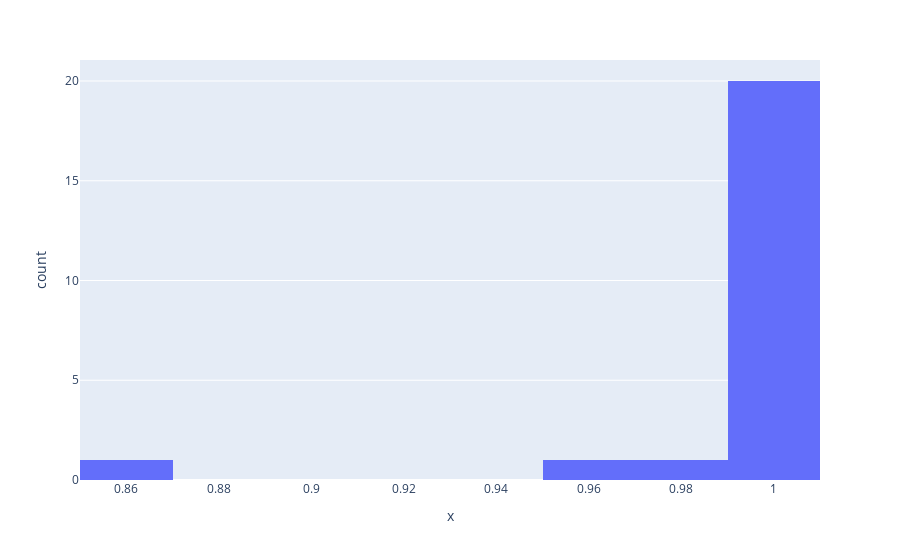

Notebook code for this chart:
### Code cell
result = run_test(
    "validmind.model_validation.ragas.ContextPrecision",
    inputs={"dataset": vm_ragas_ds},
    show=False,
)
plot_distribution(result.metric.summary.results[0].data)

### Figure 1 — Plotly figure (JSON) as saved in the notebook; plotly's stock layout.template omitted (floating-point values rounded to 4 significant figures)
{"data": [{"alignmentgroup": "True", "bingroup": "x", "hovertemplate": "x=%{x}<br>count=%{y}<extra></extra>", "legendgroup": "", "marker": {"color": "#636efa", "pattern": {"shape": ""}}, "name": "", "nbinsx": 10, "offsetgroup": "", "orientation": "v", "showlegend": false, "type": "histogram", "x": [1.0, 1.0, 1.0, 1.0, 1.0, 1.0, 1.0, 1.0, 1.0, 0.9526, 0.9889, 1.0, 1.0, 1.0, 1.0, 1.0, 1.0, 1.0, 1.0, 1.0, 1.0, 1.0, 0.86], "xaxis": "x", "yaxis": "y"}], "layout": {"barmode": "relative", "legend": {"tracegroupgap": 0}, "margin": {"t": 60}, "xaxis": {"anchor": "y", "domain": [0, 1], "title": {"text": "x"}}, "yaxis": {"anchor": "x", "domain": [0, 1], "title": {"text": "count"}}}}
